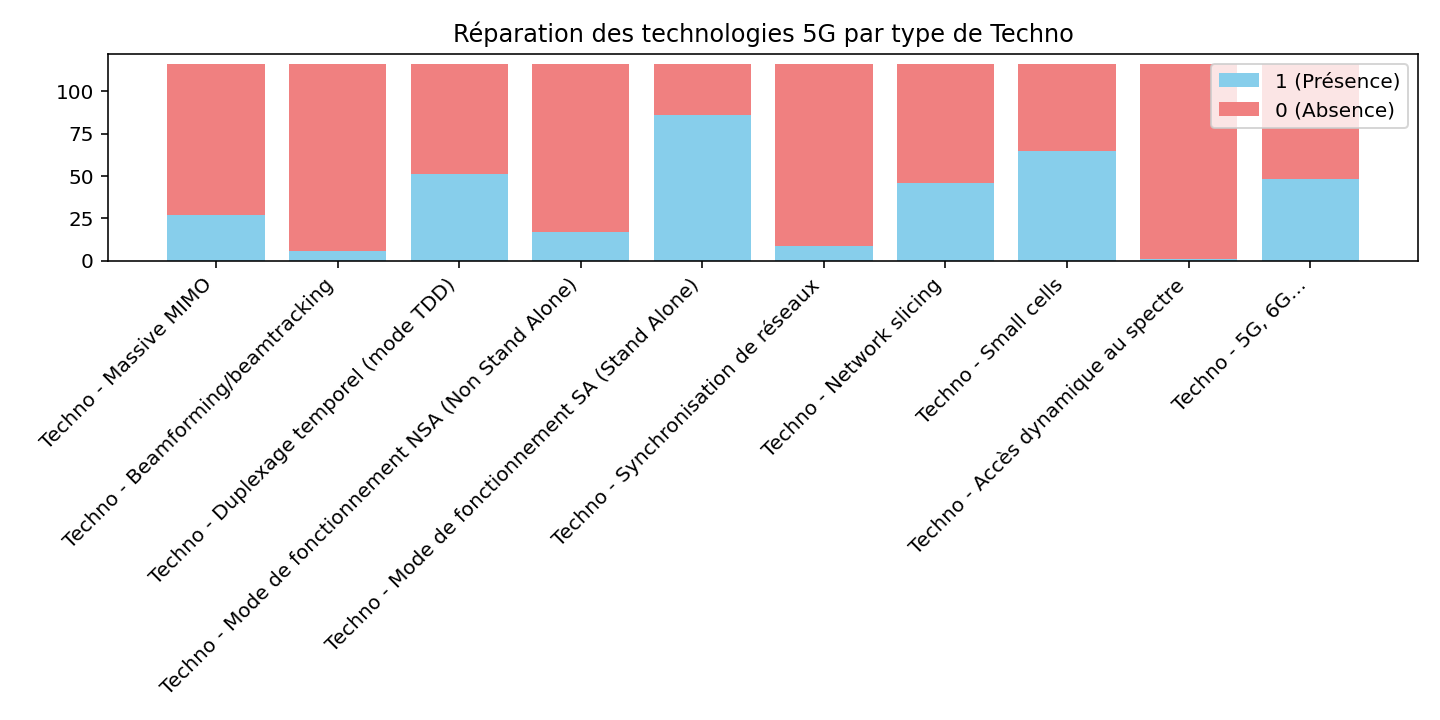

Write Python code to recreate this figure.
import pandas as pd
import matplotlib.pyplot as plt

def diagramme_techno():
   
    fichier_csv = pd.read_csv(r"experimentations_5G.csv", encoding="Windows-1252", sep=";", engine="python")

    techno_cols = []
    region_col = []
    
    for col in fichier_csv.columns:
        if "Région" in col:  # On cherche la colonne "Région"
            region_col = col
        if "Techno" in col:  # On cherche les colonnes "Techno"
            techno_cols.append(col)  # On assigne la colonne "Département"
       
        
    data = fichier_csv[techno_cols].replace({"Oui": 1, "Non": 0}).fillna(0)

    nb_1 = data.sum()
    nb_0 = len(data) - nb_1

    plt.figure(figsize=(10, 5))
    plt.bar(techno_cols, nb_1, label="1 (Présence)", color="skyblue")
    plt.bar(techno_cols, nb_0, bottom=nb_1, label="0 (Absence)", color="lightcoral")

    plt.title("Réparation des technologies 5G par type de Techno")
    plt.xticks(rotation=45, ha="right")
    plt.legend()
    plt.tight_layout()
   plt.savefig("techno_region.png")
    plt.show()

# Appel de la fonction
diagramme_techno()

